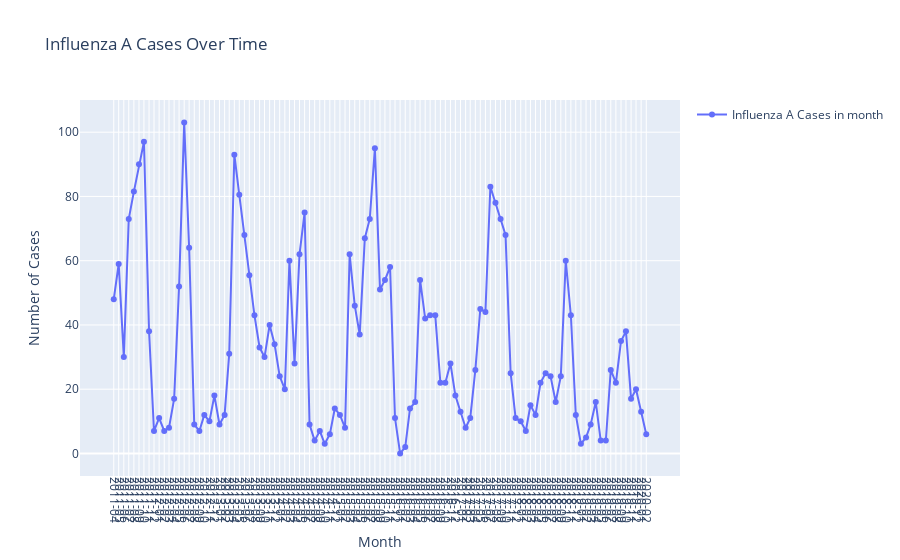

Notebook source saved alongside this figure:
### Code cell
linear_df = impute_df.copy()
linear_df['case'] = linear_df['case'].interpolate(method='linear')
plot_month_per_year(linear_df, 'case')
